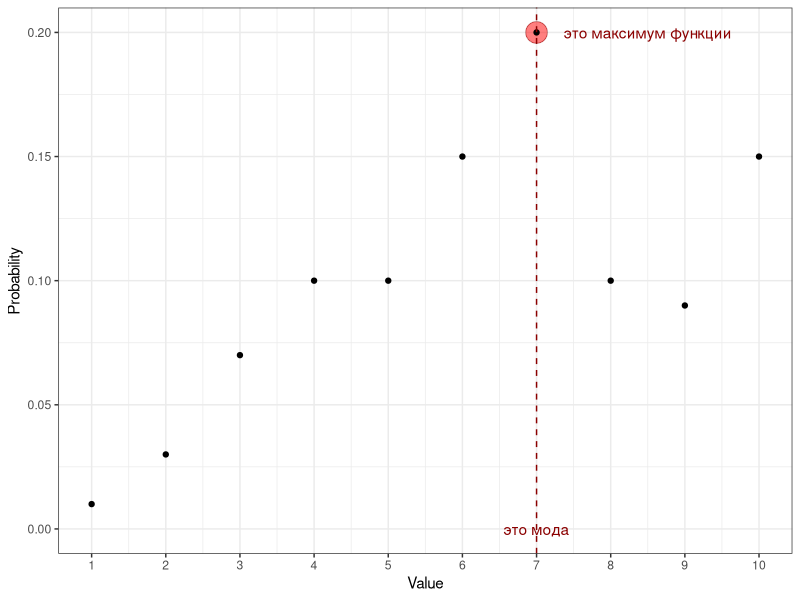
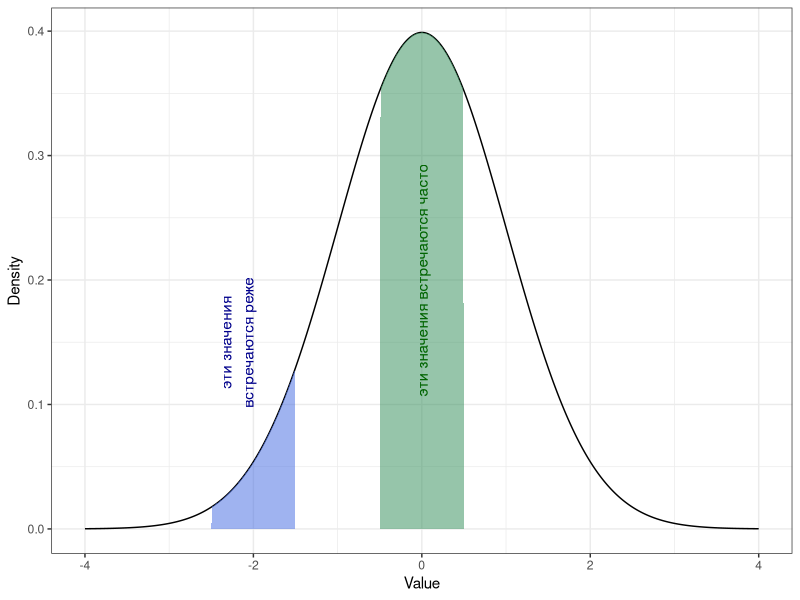
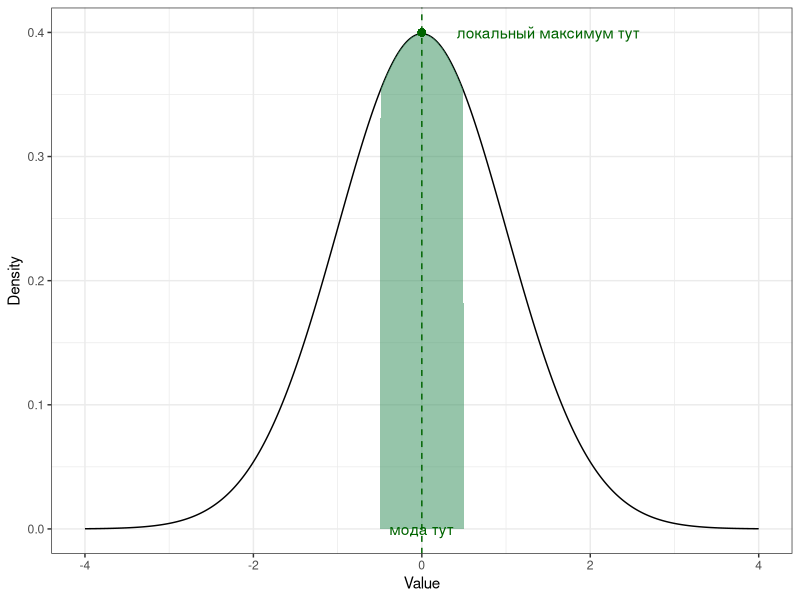

Reproduce these figures in R, in order.
## ---- chunk 1
library(tidyverse)
theme_set(theme_bw())
## ---- chunk 2
#| label: fig-mode-pmf
#| fig-cap: "Определение моды с помощью функции вероятности"
tibble(x = 1:10,
       y = c(.01, .03, .07, .1, .1, .15, .2, .1, .09, .15)) |> 
  ggplot(aes(x, y)) +
  annotate(geom = "point", x = 7, y = 0.2, size = 7, shape = 21, color = "darkred", fill = "red", alpha = .5) +
  geom_point() +
  geom_vline(xintercept = 7, color = "darkred", linetype = "dashed") +
  annotate(geom = "text", label = "это максимум функции", 
           x = 8.5, y = 0.2, color = "darkred") +
  annotate(geom = "text", label = "это мода", 
           x = 7, y = 0, color = "darkred") +
  scale_x_continuous(breaks = 1:10) +
  labs(x = "Value", y = "Probability")
## ---- chunk 3
mode_cont_data <- tibble(x = seq(-4, 4, by = .01), y = dnorm(x))
mode_high_freq <- mode_cont_data |> filter(x > -.5 & x < .5)
mode_low_freq <- mode_cont_data |> filter(x > -2.5 & x < -1.5)
## ---- chunk 4
#| label: fig-continuous-freqs
#| fig-cap: "Частоты интервалов значений непрерывной случайной величины на функции плотности распределения"
ggplot(mode_cont_data,
       aes(x, y)) +
  geom_line() +
  geom_polygon(data = tibble(y = c(0, 0), x = c(.5, -.5)) |> 
                 bind_rows(mode_high_freq),
               fill = "seagreen", alpha = .5) +
  geom_polygon(data = tibble(y = c(0, 0), x = c(-1.5, -2.5)) |>
                 bind_rows(mode_low_freq),
               fill = "royalblue", alpha = .5) +
  annotate(geom = "text", label = "эти значения встречаются часто",
           x = 0, y = .2, angle = 90, color = "darkgreen") +
  annotate(geom = "text", label = "эти значения\nвстречаются реже",
           x = -2.2, y = .15, angle = 90, color = "darkblue") +
  labs(x = "Value", y = "Density")
## ---- chunk 5
#| label: fig-continuous-mode
#| fig-cap: "Положение моды на функции плотности [стандартного] нормального распределения"
ggplot(mode_cont_data,
       aes(x, y)) +
  geom_line() +
  geom_polygon(data = tibble(y = c(0, 0), x = c(.5, -.5)) |> 
                 bind_rows(mode_high_freq),
               fill = "seagreen", alpha = .5) +
  geom_vline(xintercept = 0, linetype = "dashed", color = "darkgreen") +
  geom_point(aes(x = 0, y = .4), color = "darkgreen", size = 2) +
  annotate(geom = "text", label = "мода тут",
           x = 0, y = 0, color = "darkgreen") +
  annotate(geom = "text", label = "локальный максимум тут",
           x = 1.5, y = 0.4, color = "darkgreen") +
  labs(x = "Value", y = "Density")
